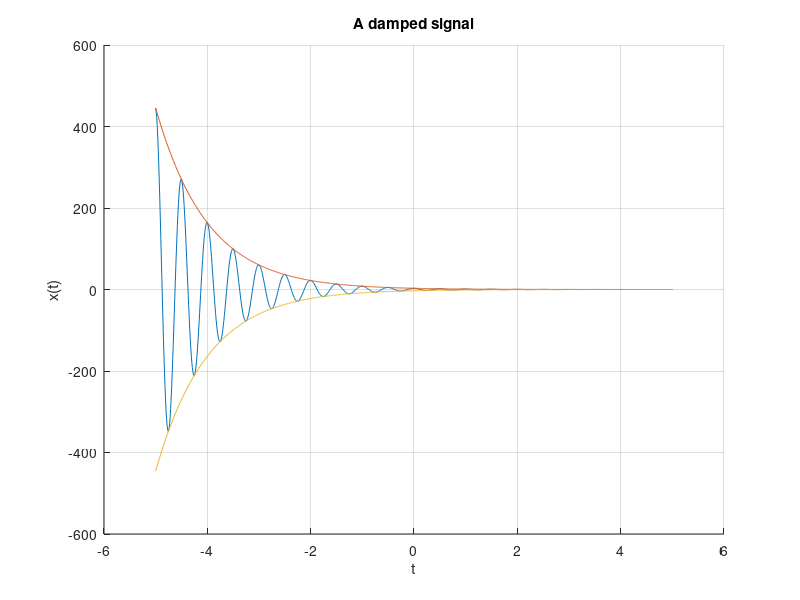

The MATLAB script that drew this image:
clear all;
close all;
clc;

Ts=0.01; %Sampling time
t=-5:Ts:5; %Time vector

x= 3 * exp(-1*t) .* cos(4*pi*t);
envelope= 3 * exp(-1*t);

figure;
hold on;
plot(t,x);
plot(t, envelope);
plot(t, -1*envelope);
title('A damped signal');
xlabel('t');
ylabel('x(t)');
grid
